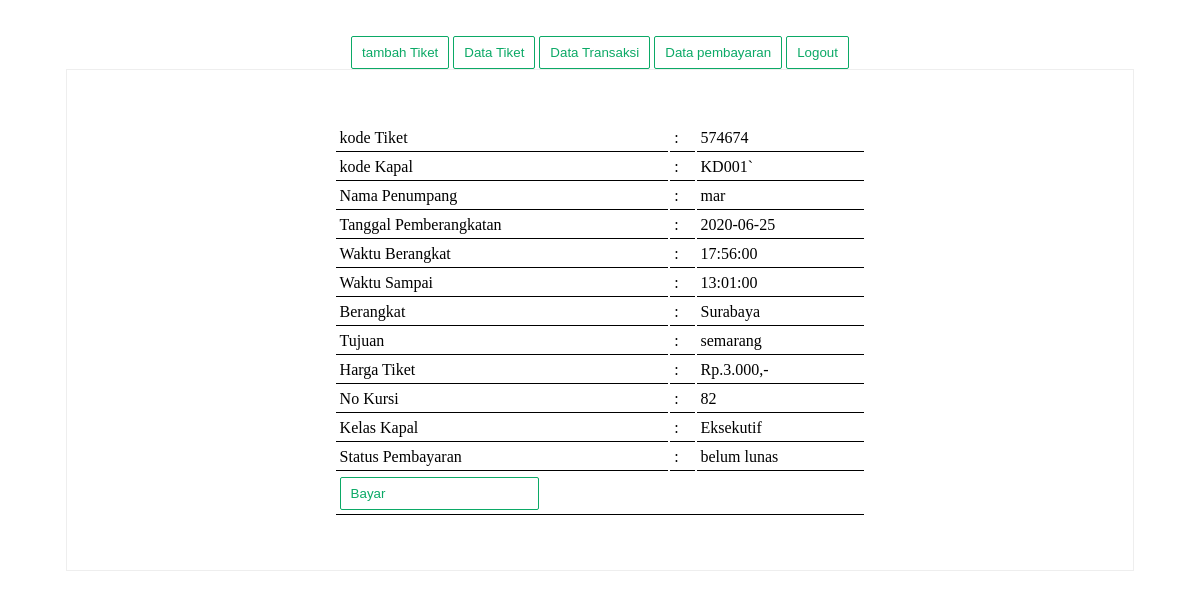
The page /?detail=15 (signed in) on the database its author committed.
### tables this page shows
CREATE TABLE `tiket` (
  `idTiket` int(11) NOT NULL,
  `kodeTiket` varchar(255) NOT NULL,
  `kodeKapal` varchar(255) NOT NULL,
  `namaPembeli` varchar(255) NOT NULL,
  `tglBerangkat` date NOT NULL,
  `waktuBerangkat` time NOT NULL,
  `waktuSampai` time NOT NULL,
  `harga` int(100) NOT NULL,
  `noKursi` int(100) NOT NULL,
  `kelas` varchar(30) NOT NULL,
  `berangkat` varchar(40) NOT NULL,
  `tujuan` varchar(40) NOT NULL,
  `total` int(100) NOT NULL
);

CREATE TABLE `transaksi` (
  `idTransaksi` int(11) NOT NULL,
  `kodeTiket` int(11) NOT NULL,
  `total` int(100) NOT NULL,
  `status` varchar(20) NOT NULL
);

### detail.php (the view)
<?php
$idTiket = $_GET['detail'];
$q = mysqli_query($conn, "select * from tiket where idTiket='$idTiket'");
$a = mysqli_fetch_array($q);
$d = mysqli_query($conn, "select * from transaksi where kodeTiket='$a[kodeTiket]'");
$b = mysqli_fetch_array($d);
?>
<center>
	<table class="tabel"style = "width: 50%;">
		<tr>
			<td>kode Tiket</td>
			<td>:</td>
			<td><?= $a['kodeTiket']?></td>
		</tr>
		<tr>
			<td>kode Kapal</td>
			<td>:</td>
			<td><?= $a['kodeKapal']?></td>
		</tr>
		<tr>
			<td>Nama Penumpang</td>
			<td>:</td>
			<td><?= $a['namaPembeli']?></td>
		</tr>
		<tr>
			<td>Tanggal Pemberangkatan</td>
			<td>:</td>
			<td><?= $a['tglBerangkat']?></td>
		</tr>
		<tr>
			<td>Waktu Berangkat</td>
			<td>:</td>
			<td><?= $a['waktuBerangkat']?></td>
		</tr>
		<tr>
			<td>Waktu Sampai</td>
			<td>:</td>
			<td><?= $a['waktuSampai']?></td>
		</tr>
		<tr>
			<td>Berangkat</td>
			<td>:</td>
			<td><?= $a['berangkat']?></td>
		</tr>
		<tr>
			<td>Tujuan</td>
			<td>:</td>
			<td><?= $a['tujuan']?></td>
		</tr>
		<tr>
			<td>Harga Tiket</td>
			<td>:</td>
			<td>Rp.<?=number_format($a['harga'] ,0,'.','.')?>,-</td>
		</tr>
		<tr>
			<td>No Kursi</td>
			<td>:</td>
			<td><?= $a['noKursi']?></td>
		</tr>
		<tr>
			<td>Kelas Kapal</td>
			<td>:</td>
			<td><?= $a['kelas']?></td>
		</tr>
		<tr>
			<td>Status Pembayaran</td>
			<td>:</td>
			<td><?= $b['status']?></td>
		</tr>
		<?php
			if ($b['status'] != 'lunas') { ?>
			<td colspan = "3"><a href="bayar.php?kodeTiket=<?= $b['kodeTiket'] ?>"> <input type= "botton" class= "submit" value= "Bayar"></a></td>
		<?php } else{  ?>
		<tr>
			<td colspan = "3"><a onclick="window.print()"><input type= "botton" class= "submit" value= "Cetak"></a></td>
		</tr>
		<?php } ?>
	</table>
</center>

### style.css (style rules this page uses)
.submit { padding: 8px 10px; background: #fff; color: #0ba966; border: 1px solid #0ba966; border-radius: 2px; }
.content a { text-decoration: none; }

### tampilan.css (style rules this page uses)
.tabel { margin: 5% auto; width: 90%; }
.tabel td { padding: 4px; border-bottom:1px solid #000; }

### rows shown on the page
tiket: kodeTiket "574674", kodeKapal "KD001`", namaPembeli "mar", tglBerangkat "2020-06-25", waktuBerangkat "17:56:00", waktuSampai "13:01:00", berangkat "Surabaya", tujuan "semarang", harga "3.000", noKursi "82", kelas "Eksekutif"
transaksi: status "belum lunas"
